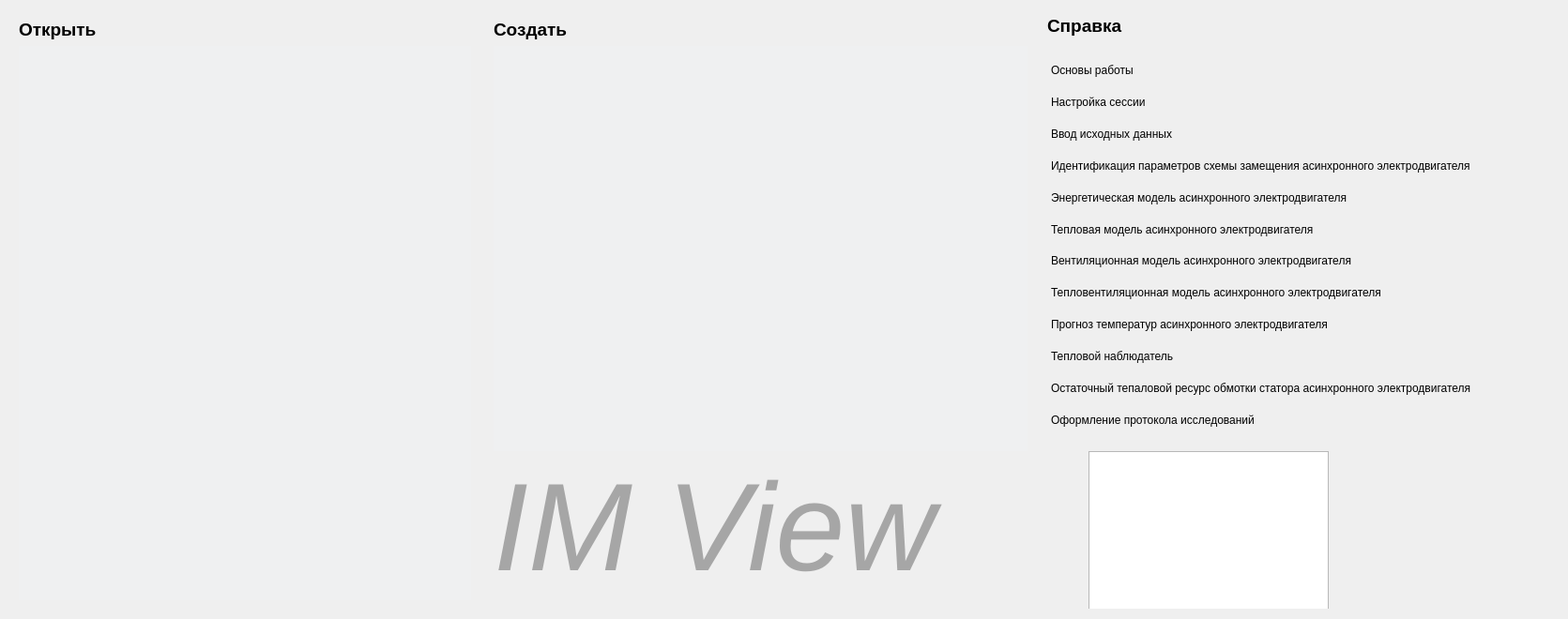
<?xml version="1.0" encoding="UTF-8"?>
<ui version="4.0">
 <class>Start_app</class>
 <widget class="QWidget" name="Start_app">
  <property name="geometry">
   <rect>
    <x>0</x>
    <y>0</y>
    <width>1671</width>
    <height>660</height>
   </rect>
  </property>
  <property name="windowTitle">
   <string>Form</string>
  </property>
  <layout class="QGridLayout" name="gridLayout">
   <item row="0" column="1">
    <widget class="QWidget" name="widget_2" native="true">
     <layout class="QVBoxLayout" name="verticalLayout">
      <item alignment="Qt::Qt::AlignVCenter">
       <widget class="QLabel" name="label_16">
        <property name="font">
         <font>
          <family>Arial</family>
          <pointsize>14</pointsize>
          <bold>true</bold>
         </font>
        </property>
        <property name="text">
         <string>Создать</string>
        </property>
       </widget>
      </item>
      <item>
       <widget class="QTableWidget" name="tableWidget_2">
        <property name="sizePolicy">
         <sizepolicy hsizetype="Preferred" vsizetype="Expanding">
          <horstretch>0</horstretch>
          <verstretch>0</verstretch>
         </sizepolicy>
        </property>
        <property name="maximumSize">
         <size>
          <width>16777215</width>
          <height>16777215</height>
         </size>
        </property>
        <property name="palette">
         <palette>
          <active>
           <colorrole role="Base">
            <brush brushstyle="SolidPattern">
             <color alpha="255">
              <red>239</red>
              <green>240</green>
              <blue>241</blue>
             </color>
            </brush>
           </colorrole>
          </active>
          <inactive>
           <colorrole role="Base">
            <brush brushstyle="SolidPattern">
             <color alpha="255">
              <red>239</red>
              <green>240</green>
              <blue>241</blue>
             </color>
            </brush>
           </colorrole>
          </inactive>
          <disabled/>
         </palette>
        </property>
        <property name="styleSheet">
         <string notr="true"/>
        </property>
        <property name="frameShape">
         <enum>QFrame::NoFrame</enum>
        </property>
        <property name="verticalScrollBarPolicy">
         <enum>Qt::ScrollBarAsNeeded</enum>
        </property>
        <property name="selectionMode">
         <enum>QAbstractItemView::SingleSelection</enum>
        </property>
        <property name="showGrid">
         <bool>false</bool>
        </property>
        <property name="gridStyle">
         <enum>Qt::SolidLine</enum>
        </property>
        <property name="sortingEnabled">
         <bool>false</bool>
        </property>
       </widget>
      </item>
      <item>
       <widget class="QLabel" name="label_3">
        <property name="palette">
         <palette>
          <active>
           <colorrole role="WindowText">
            <brush brushstyle="SolidPattern">
             <color alpha="255">
              <red>166</red>
              <green>166</green>
              <blue>166</blue>
             </color>
            </brush>
           </colorrole>
           <colorrole role="Text">
            <brush brushstyle="SolidPattern">
             <color alpha="255">
              <red>0</red>
              <green>0</green>
              <blue>0</blue>
             </color>
            </brush>
           </colorrole>
           <colorrole role="ButtonText">
            <brush brushstyle="SolidPattern">
             <color alpha="255">
              <red>0</red>
              <green>0</green>
              <blue>0</blue>
             </color>
            </brush>
           </colorrole>
          </active>
          <inactive>
           <colorrole role="WindowText">
            <brush brushstyle="SolidPattern">
             <color alpha="255">
              <red>166</red>
              <green>166</green>
              <blue>166</blue>
             </color>
            </brush>
           </colorrole>
           <colorrole role="Text">
            <brush brushstyle="SolidPattern">
             <color alpha="255">
              <red>0</red>
              <green>0</green>
              <blue>0</blue>
             </color>
            </brush>
           </colorrole>
           <colorrole role="ButtonText">
            <brush brushstyle="SolidPattern">
             <color alpha="255">
              <red>0</red>
              <green>0</green>
              <blue>0</blue>
             </color>
            </brush>
           </colorrole>
          </inactive>
          <disabled/>
         </palette>
        </property>
        <property name="styleSheet">
         <string notr="true">QLabel {
    text: &quot;Hello world&quot;
    font.pixelSize: 200
    font.italic: true
    color: red
}</string>
        </property>
        <property name="text">
         <string>&lt;html&gt;&lt;head/&gt;&lt;body&gt;&lt;p&gt;&lt;span style=&quot; font-size:100pt; font-style:italic;&quot;&gt;IM View&lt;/span&gt;&lt;/p&gt;&lt;/body&gt;&lt;/html&gt;</string>
        </property>
       </widget>
      </item>
     </layout>
    </widget>
   </item>
   <item row="0" column="2">
    <widget class="QWidget" name="widget_3" native="true">
     <property name="minimumSize">
      <size>
       <width>550</width>
       <height>0</height>
      </size>
     </property>
     <property name="maximumSize">
      <size>
       <width>550</width>
       <height>16777215</height>
      </size>
     </property>
     <widget class="QLabel" name="label">
      <property name="geometry">
       <rect>
        <x>6</x>
        <y>6</y>
        <width>141</width>
        <height>21</height>
       </rect>
      </property>
      <property name="font">
       <font>
        <family>Arial</family>
        <pointsize>14</pointsize>
        <bold>true</bold>
       </font>
      </property>
      <property name="text">
       <string>Справка</string>
      </property>
     </widget>
     <widget class="QWidget" name="layoutWidget">
      <property name="geometry">
       <rect>
        <x>10</x>
        <y>50</y>
        <width>513</width>
        <height>401</height>
       </rect>
      </property>
      <layout class="QGridLayout" name="gridLayout_4">
       <item row="0" column="0">
        <widget class="MyLabel" name="label_4">
         <property name="styleSheet">
          <string notr="true">a:focus { outline:none }</string>
         </property>
         <property name="text">
          <string>Основы работы</string>
         </property>
        </widget>
       </item>
       <item row="1" column="0">
        <widget class="MyLabel" name="label_5">
         <property name="text">
          <string>Настройка сессии</string>
         </property>
        </widget>
       </item>
       <item row="2" column="0">
        <widget class="MyLabel" name="label_6">
         <property name="text">
          <string>Ввод исходных данных</string>
         </property>
        </widget>
       </item>
       <item row="3" column="0">
        <widget class="MyLabel" name="label_7">
         <property name="text">
          <string>Идентификация параметров схемы замещения асинхронного электродвигателя</string>
         </property>
        </widget>
       </item>
       <item row="4" column="0">
        <widget class="MyLabel" name="label_8">
         <property name="text">
          <string>Энергетическая модель асинхронного электродвигателя</string>
         </property>
        </widget>
       </item>
       <item row="5" column="0">
        <widget class="MyLabel" name="label_9">
         <property name="text">
          <string>Тепловая модель асинхронного электродвигателя</string>
         </property>
        </widget>
       </item>
       <item row="6" column="0">
        <widget class="MyLabel" name="label_10">
         <property name="text">
          <string>Вентиляционная модель асинхронного электродвигателя</string>
         </property>
        </widget>
       </item>
       <item row="7" column="0">
        <widget class="MyLabel" name="label_11">
         <property name="text">
          <string>Тепловентиляционная модель асинхронного электродвигателя</string>
         </property>
        </widget>
       </item>
       <item row="8" column="0">
        <widget class="MyLabel" name="label_12">
         <property name="text">
          <string>Прогноз температур асинхронного электродвигателя</string>
         </property>
        </widget>
       </item>
       <item row="9" column="0">
        <widget class="MyLabel" name="label_13">
         <property name="text">
          <string>Тепловой наблюдатель</string>
         </property>
        </widget>
       </item>
       <item row="10" column="0">
        <widget class="MyLabel" name="label_14">
         <property name="text">
          <string>Остаточный тепаловой ресурс обмотки статора асинхронного электродвигателя</string>
         </property>
        </widget>
       </item>
       <item row="11" column="0">
        <widget class="MyLabel" name="label_15">
         <property name="lineWidth">
          <number>1</number>
         </property>
         <property name="text">
          <string>Оформление протокола исследований</string>
         </property>
        </widget>
       </item>
      </layout>
     </widget>
     <widget class="QTableWidget" name="tableWidget_3">
      <property name="geometry">
       <rect>
        <x>50</x>
        <y>470</y>
        <width>256</width>
        <height>192</height>
       </rect>
      </property>
     </widget>
    </widget>
   </item>
   <item row="0" column="0">
    <widget class="QWidget" name="widget" native="true">
     <property name="sizePolicy">
      <sizepolicy hsizetype="Preferred" vsizetype="Preferred">
       <horstretch>0</horstretch>
       <verstretch>0</verstretch>
      </sizepolicy>
     </property>
     <property name="minimumSize">
      <size>
       <width>500</width>
       <height>0</height>
      </size>
     </property>
     <property name="maximumSize">
      <size>
       <width>500</width>
       <height>16777215</height>
      </size>
     </property>
     <layout class="QGridLayout" name="gridLayout_2">
      <item row="0" column="0" alignment="Qt::Qt::AlignVCenter">
       <widget class="MyLabel" name="label_2">
        <property name="font">
         <font>
          <family>Arial</family>
          <pointsize>14</pointsize>
          <bold>true</bold>
         </font>
        </property>
        <property name="text">
         <string>Открыть</string>
        </property>
        <property name="textFormat">
         <enum>Qt::AutoText</enum>
        </property>
       </widget>
      </item>
      <item row="1" column="0">
       <widget class="QTableWidget" name="tableWidget">
        <property name="sizePolicy">
         <sizepolicy hsizetype="Expanding" vsizetype="Expanding">
          <horstretch>0</horstretch>
          <verstretch>0</verstretch>
         </sizepolicy>
        </property>
        <property name="minimumSize">
         <size>
          <width>0</width>
          <height>0</height>
         </size>
        </property>
        <property name="maximumSize">
         <size>
          <width>16777215</width>
          <height>16777215</height>
         </size>
        </property>
        <property name="palette">
         <palette>
          <active>
           <colorrole role="Base">
            <brush brushstyle="SolidPattern">
             <color alpha="255">
              <red>239</red>
              <green>240</green>
              <blue>241</blue>
             </color>
            </brush>
           </colorrole>
          </active>
          <inactive>
           <colorrole role="Base">
            <brush brushstyle="SolidPattern">
             <color alpha="255">
              <red>239</red>
              <green>240</green>
              <blue>241</blue>
             </color>
            </brush>
           </colorrole>
          </inactive>
          <disabled/>
         </palette>
        </property>
        <property name="frameShape">
         <enum>QFrame::NoFrame</enum>
        </property>
        <property name="showGrid">
         <bool>false</bool>
        </property>
       </widget>
      </item>
     </layout>
    </widget>
   </item>
  </layout>
 </widget>
 <customwidgets>
  <customwidget>
   <class>MyLabel</class>
   <extends>QLabel</extends>
   <header>mylabel.h</header>
  </customwidget>
 </customwidgets>
 <resources/>
 <connections/>
</ui>
